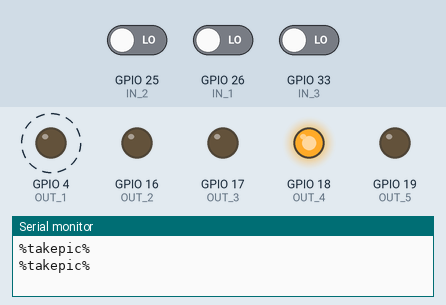
This program was run on a simulated ESP32. On the bench: output pins drawn as LEDs (lit = HIGH), the last lines printed to the serial monitor. Dashed ring = blinking. The test bench sets the inputs (shaded band); at power-on: GPIO 25 (IN_2) LOW, GPIO 26 (IN_1) LOW, GPIO 33 (IN_3) LOW.

Above: at 5.8 s.
5.9 s: GPIO 25 (IN_2) driven HIGH
At 9.6 s:
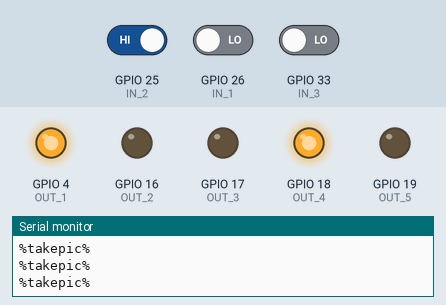
9.7 s: GPIO 26 (IN_1) driven HIGH
At 10.5 s:
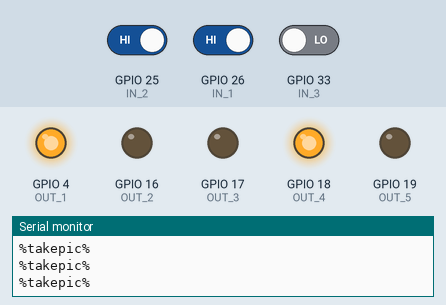
12.5 s: GPIO 26 (IN_1) driven LOW
At 15.5 s:
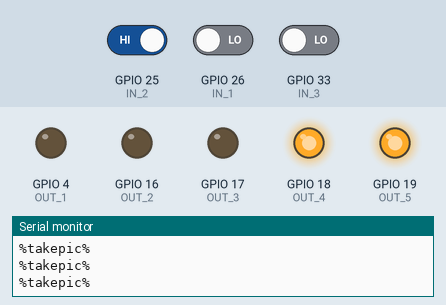
Timing chart, 0 to 23.4 s (numbered marks = the images above; inputs shaded):
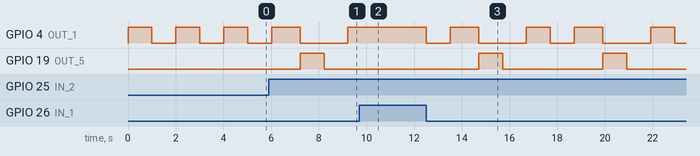

The program:

main.cpp
```cpp
#include <Arduino.h>
#define OUT_1   4
#define OUT_2   16
#define OUT_3   17
#define OUT_4   18
#define OUT_5   19

#define IN_1    26
#define IN_2    25
#define IN_3    33
#define IN_4    32
#define IN_5    35
#define IN_6    34

#define SENSOR_IN       digitalRead(IN_1)
#define OK_IN           digitalRead(IN_2)
#define NG_IN           digitalRead(IN_3)
#define BELT_OUT(x)     digitalWrite(OUT_1,x)
#define ALERT_OUT(x)    digitalWrite(OUT_2,x)
#define SENSOR_OUT(x)    digitalWrite(OUT_4,x)
#define Pushe_OUT(x)    digitalWrite(OUT_5,x)

#define STRING_N  15
// %YES%
// %NG%
/************************************************
 * シーケンスNo
 *
 ************************************************/
typedef enum {
  BELT_START,
  SENSOR_WAIT,
  SENSOR_HIT,
  BELT_STOP,
  BELT_STOP_WAIT,
  CAMERA_JUDGE,
  CAMERA_JUDGE_WAIT,
  ALERT,
  PUSHER_TRAVEL,
  PUSHER_PLL,
  PUSHER_PUSH,
}eMAIN_SQ;

typedef enum{
  CAM_NULL,
  CAM_OK,
  CAM_NG,
}eCAM_LOG;
// %YES%

const char cameraOK[STRING_N] = "%YES%\n";
const char cameraNG[STRING_N]  = "%NO%\n";

int sec_timer(unsigned long time, eMAIN_SQ cq);
eCAM_LOG cameraCheck(void);
void setup() {
  pinMode(OUT_1, OUTPUT);
  pinMode(OUT_2, OUTPUT);
  pinMode(OUT_3, OUTPUT);
  pinMode(OUT_4, OUTPUT);
  pinMode(OUT_5, OUTPUT);

  pinMode(IN_1, INPUT);
  pinMode(IN_2, INPUT);
  pinMode(IN_3, INPUT);
  pinMode(IN_4, INPUT);
  pinMode(IN_5, INPUT);
  pinMode(IN_6, INPUT);
  Serial.begin(9600);

  SENSOR_OUT(1);
  // put your setup code here, to run once:
}

void loop() {

  static eMAIN_SQ sq = BELT_START;
  eCAM_LOG dataBuf = CAM_NULL;
  static int ledBuf = 0;
  switch (sq)
  {
    /*ベルトコンベア動作開始*/
  case BELT_START:
    BELT_OUT(1);
    if(sec_timer(1000,BELT_START)){  //一秒経過後次の処理へ
      sq = SENSOR_WAIT;
    }
    break;

    /*通過センサー監視*/
  case SENSOR_WAIT:
    if(!SENSOR_IN){
      sq = SENSOR_HIT;
    }
    break;

  /*通過センサー監視*/
  case SENSOR_HIT:
    // if(sec_timer(200,SENSOR_HIT)){  //一秒経過後次の処理へ
    //   sq = BELT_STOP;
    // }
    sq = BELT_STOP;

    break;

  /*ベルト停止*/
  case BELT_STOP:
    BELT_OUT(0);
    if(sec_timer(1000,BELT_STOP)){  //一秒経過後次の処理へ

      sq = CAMERA_JUDGE;
    }

    break;

  /*カメラ判定開始*/
  case CAMERA_JUDGE:
    Serial.println("%takepic%");
    sq = CAMERA_JUDGE_WAIT;
    break;

  /*カメラ判定*/
  case CAMERA_JUDGE_WAIT:
    dataBuf = cameraCheck();
    if((dataBuf == CAM_OK)||(!OK_IN)){    //カメラOKの場合はベルト再スタート
      sq = BELT_START;
    }else if((dataBuf == CAM_NG)||(!NG_IN)){  //NGの場合はプッシャーで押し出し
      // sq = ALERT; //プッシャー使用しない場合
      sq = PUSHER_TRAVEL; //プッシャー処理へ
    }

    if(sec_timer(10000,CAMERA_JUDGE_WAIT)){  //10秒待機しても結果が帰って来ない場合はアラーム
      sq = ALERT;
    }
    break;

  /*カメラ判定*/
  case PUSHER_TRAVEL:
    BELT_OUT(1);
    if(sec_timer(1200,PUSHER_TRAVEL)){ //プッシャーまで移動させる
      BELT_OUT(0);
      sq = PUSHER_PUSH;
    }
  break;

  /*プッシャー押出*/
  case PUSHER_PUSH:
    Pushe_OUT(1);
    if(sec_timer(1000,PUSHER_PUSH)){  //押出まで待機
      sq = PUSHER_PLL;
    }
  break;

  /*プッシャー引き戻し*/
  case PUSHER_PLL:
    Pushe_OUT(0);
    if(sec_timer(1000,PUSHER_PLL)){ //引き戻しまで待機
      sq = BELT_START;
    }
  break;

  /*アラート処理*/
  case ALERT:
    if(!SENSOR_IN){   //センサーに検知している場合はアラートを出す。
      if(sec_timer(200,ALERT)){
        sec_timer(0,ALERT);
        ledBuf = 1-ledBuf;
        ALERT_OUT(ledBuf);
      }
    }else{      //検体が取り除かれたら再開
      ALERT_OUT(0);
      Pushe_OUT(0);
      sq = BELT_START;
    }

    break;

  default:
    break;
  }

}


/********************************************************************************
 * @brief   1秒カウントタイマー
 * @param   time 0:リセット, 1~:ms経過時間, mainSequence:変更時にリセット
 * @return  0:通常　1:時間経過
 * ******************************************************************************/
int sec_timer(unsigned long time, eMAIN_SQ cq){
    static eMAIN_SQ backCq = BELT_START;
    static ulong time_buffer = 0;
    if(cq == backCq){
      if((millis()-time_buffer) >= time){   //一秒間のカウント
        time_buffer = millis();
        return 1;
      }
    }else{
      time_buffer = millis();
      backCq = cq;
    }

  return 0;
}

/**********************************************************
 * @brief		  カメラ返答内容確認
 * @param     なし
 * @return    eCAM_LOG
 **********************************************************/
eCAM_LOG cameraCheck(void){
  char data[STRING_N];

  if (Serial.available() > 0 ) {
    // シリアルデータの受信 (改行まで)
    for(int i=0; i<STRING_N; i++){
      data[i] = Serial.read();     //一文字取得
      if(data[i] == 255){
        data[i] = 0;
      }
    }
    // Serial.println((data));
    if(data[0] == cameraNG[0]){
      for(int i=1; i<STRING_N; i++){
        // Serial.println(int(data[i]));
        // Serial.println(int(cameraOK[i]));
        // Serial.println(".");
        if(data[i] != cameraNG[i]){
          break;
        }else{
          if(data[i] == '\n'){
            // Serial.println("NG");
            return CAM_NG;
          }
        }
      }
    }
    if(data[0] == cameraOK[0]){
      for(int i=1; i<STRING_N; i++){
        // Serial.println(int(data[i]));
        // Serial.println(int(cameraOK[i]));
        // Serial.println(".");
        if(data[i] != cameraOK[i]){
          break;
        }else{
          if(data[i] == '\n'){
            // Serial.println("OK");
            return CAM_OK;
          }
        }
      }
    }

  }
  return CAM_NULL;
}
```

Measured:
- after the input at 5.9 s, GPIO 19 (OUT_5): LOW → HIGH after 1.3 s, → LOW 1.0 s later
- after the input at 9.7 s, GPIO 4 (OUT_1): stays HIGH (without the input it goes to LOW after 0.53 s); GPIO 19 (OUT_5): stays LOW (without the input it goes to HIGH after 2.7 s)
- after the input at 12.5 s, GPIO 4 (OUT_1): HIGH → LOW at once, → HIGH 1.0 s later, → LOW 1.2 s later, → HIGH 2.0 s later, … (9 changes in this stretch); GPIO 19 (OUT_5): alternates HIGH for 1.0 s and LOW for 4.2 s, starting after 2.2 s
- by itself, GPIO 4 (OUT_1): alternates HIGH for 1.0 s and LOW for 1.0 s
